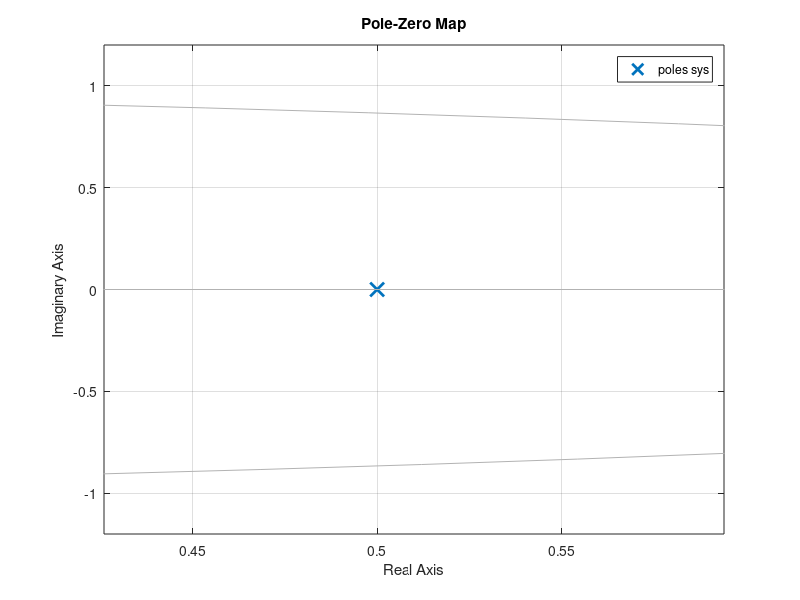
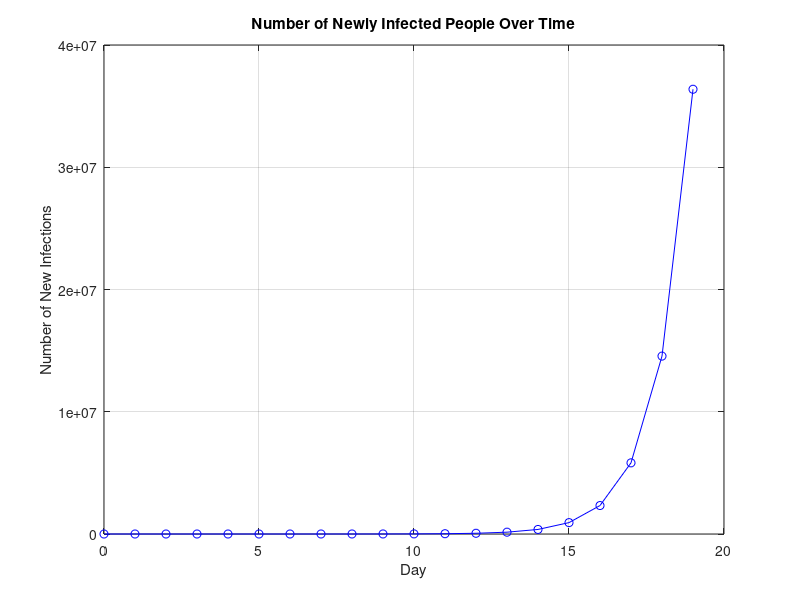

The MATLAB source for these figures, in order: (Note: this script raises an error after producing the figures.)
%%%%% 1.1
% Define the system transfer function
R0 = 0.5; 
numerator = 1;
denominator = [1, -R0];

% Create a system object
sys = tf(numerator, denominator, 1);

% Plot the pole-zero plot
pzmap(sys);
grid on

%%%%% 1.2
% Parameters
R0 = 2.5; % Change this value as needed
n = 20;  % Number of days

% Initialize an array to store the number of newly infected people
new_infections = zeros(1, n);

% Initial condition (one infected person on day 0)
new_infections(1) = 1;

% Calculate the number of newly infected people for each day
for day = 2:n
    new_infections(day) = R0 * new_infections(day - 1);
end

% Plot the number of newly infected people over time
figure;
plot(0:n-1, new_infections, 'b-o');
title('Number of Newly Infected People Over Time');
xlabel('Day');
ylabel('Number of New Infections');
grid on

% Display the final number of newly infected people
final_infections = new_infections(end);
fprintf('Number of newly infected people after %d days: %d\n', n, final_infections);


%%%% 1.3
% Parameters
R0 = 2.5;
target_infections = 1e6; % 1 million

% Initialize the number of newly infected people and day counter
new_infections = 1; % Initial condition
n = 0;

% Calculate the number of days required to reach the target infections
while new_infections < target_infections
    n = n + 1;
    new_infections = R0 * new_infections;
end

fprintf('It will take %d days to reach 1 million new daily infections with R0 = %.1f.\n', n, R0);


%%%%%% 1.4
syms y(n) z R0(n)  % define system and variables
assume(n>=0 & in(n,"integer"))
f1 = y(n) - R0(n)*y(n-1) - kroneckerDelta(n) % define eqn
days = 50;
syms r
f1 =  subs(f1,R0(n),r); 
r = solve(f1,r);
Y = [2, 4, 5, 6, 10, 19, 65, 78, 114, 137, 140, 144, 173, 204, 225, 245, 254, 287, 307, 341, 368, 373,387, 404, 423, 460, 506, 571, 596, 614, 658, 688, 755, 807, 835, 855, 1007, 1143, 1245, 1391,1607, 1806, 1907, 2111, 2191, 2340, 2528, 2710, 2772, 2865] ;% find data for first 50 days frm covid website
rT = zeros(1,days); % put days here
for i =1:length(Y)-1
    r1 = subs(r,n,i);
    rT(i) = subs(r1,[y(i-1) y(i)],[Y(i) Y(i+1)]);
end
R_avg = sum(rT)/length(rT)


%%%%%%%%%% 1.5
% Parameters
R0 = 2.5;
n = 20;  % Number of days

% Initialize arrays to store new daily infections and total infections
new_infections = zeros(1, n);
total_infections = zeros(1, n);

% Initial infection (one infected person on day 0)
new_infections(1) = 1;
total_infections(1) = new_infections(1);

% Calculate new daily infections and total infections
for day = 2:n
    new_infections(day) = R0 * new_infections(day - 1);
    total_infections(day) = total_infections(day - 1) + new_infections(day);
end

% Plot new daily infections
figure;
subplot(2, 1, 1);
plot(0:n-1, new_infections, 'b-o');
title('New Daily Infections (R0 = 2.5)');
xlabel('Day');
ylabel('New Infections');
grid on

% Plot total infections
subplot(2, 1, 2);
plot(0:n-1, total_infections, 'r-o');
title('Total Infections (R0 = 2.5)');
xlabel('Day');
ylabel('Total Infections');
grid on

% Display the final total infections
final_total_infections = total_infections(end);
fprintf('Total infections after %d days: %d\n', n, final_total_infections);